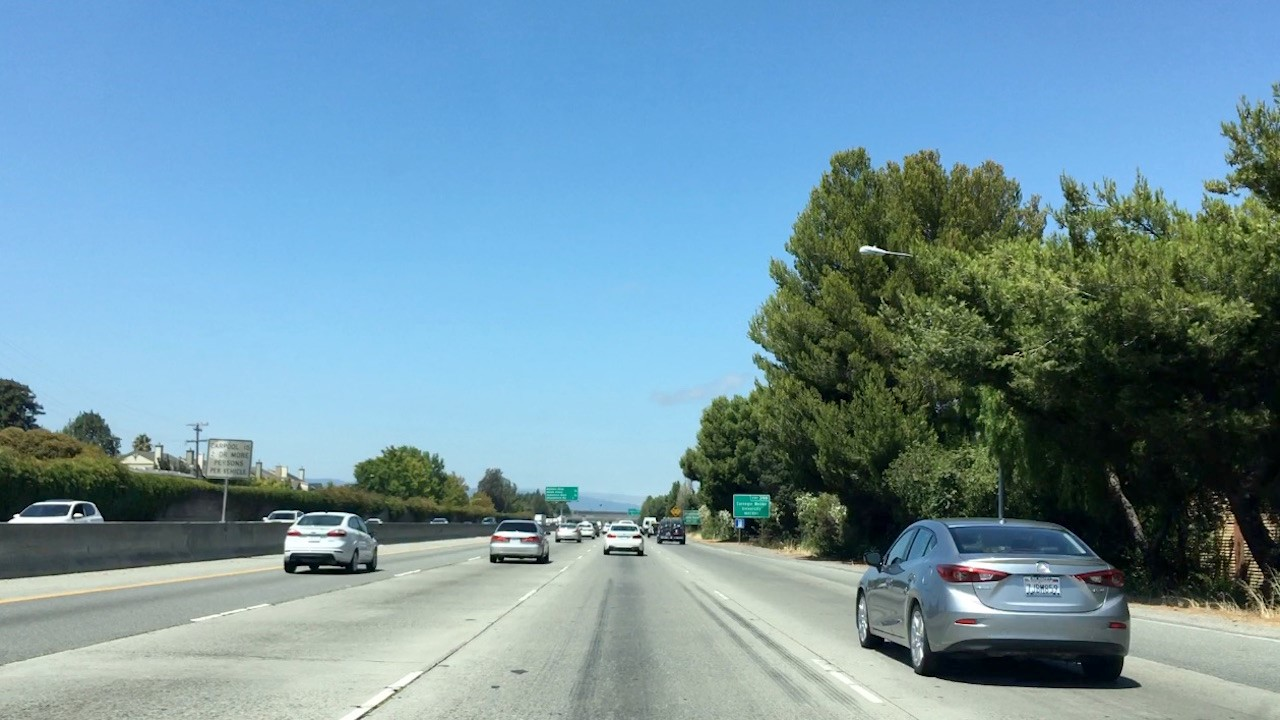
#> input picture img/code/bbox-example-image.jpg, 1280 x 720 px
$ jupyter execute --allow-errors 'Template Matching.ipynb'
#> lines starting #> are read from the running program, lines starting #| are printed output that depends on the picture
[cell 1]
import cv2
import numpy as np
import matplotlib.pyplot as plt
import matplotlib.image as mpimg

The goal in this exercise is to write a function that takes in an image and a list of templates, and returns a list of the best fit location (bounding box) for each of the templates within the image. OpenCV provides with the handy function cv2.matchTemplate() ([documentation](http://docs.opencv.org/2.4/modules/imgproc/doc/object_detection.html)) to search the image, and cv2.minMaxLoc() ([documentation](http://docs.opencv.org/2.4/modules/core/doc/operations_on_arrays.html?highlight=minmaxloc#cv2.minMaxLoc)) to extract the location of the best match.

I can choose between **"squared difference"** or **"correlation"** methods in using **cv2.matchTemplate()**, but keep in mind with squared differences I need to locate the global minimum difference to find a match, while for correlation, I am looking for a global maximum.

[cell 2]
image=mpimg.imread('../img/code/bbox-example-image.jpg')
#> image is the input picture: shape (720, 1280, 3); mean R, G, B 113.3, 148.4, 163.4
templist = ['cutout1.jpg', 'cutout2.jpg', 'cutout3.jpg',
            'cutout4.jpg', 'cutout5.jpg', 'cutout6.jpg']

[cell 3]
def draw_boxes_on(img,bboxes,color=(0,0,255),thick=6):
    imcopy=np.copy(img)
    for bbox in bboxes:
        cv2.rectangle(imcopy,bbox[0],bbox[1],color,thick)
    return imcopy

[cell 4]
def find_matches(image,templist):
    imcopy=np.copy(image)
    # Define an empty list to take bbox coords
    bbox_list=[]

    # Define matching method
    # Other options include: cv2.TM_CCORR_NORMED', 'cv2.TM_CCOEFF', 'cv2.TM_CCORR',
    #         'cv2.TM_SQDIFF', 'cv2.TM_SQDIFF_NORMED'
    method = cv2.TM_CCOEFF_NORMED

    for template in templist:
        temImage=mpimg.imread('../img/code/templates/'+template)
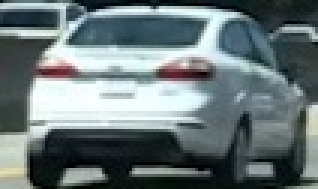
#> input picture img/code/templates/cutout1.jpg, 106 x 63 px (shown 3 times larger)
#> temImage is the input picture: shape (63, 106, 3); mean R, G, B 105.4, 118.5, 120.3
        result=cv2.matchTemplate(imcopy,temImage,method)
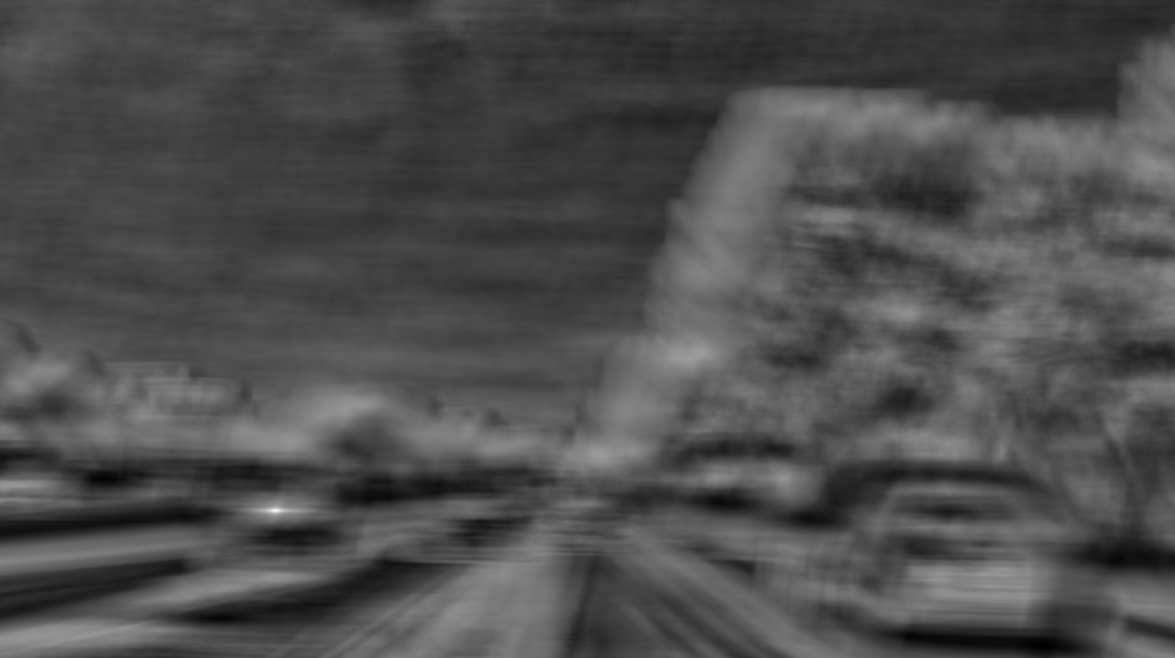
#> result: shape (658, 1175) float32; min -0.488, max 0.997, mean -0.0336; drawn with min black and max white
        min_val,max_val,min_loc,max_loc=cv2.minMaxLoc(result)
#> min_val = -0.488; max_val = 0.997; min_loc = (1043, 645); max_loc = (275, 510)
        #print(min_val,max_val,min_loc,max_loc)
        w,h=(temImage.shape[0],temImage.shape[1])
#> w = 63; h = 106
        #print(w,h)
        if method in [cv2.TM_SQDIFF, cv2.TM_SQDIFF_NORMED]:
            top_left=min_loc
        else:
            top_left=max_loc
#> top_left = (275, 510)
        bottom_right=(top_left[0]+w,top_left[1]+h)
#> bottom_right = (338, 616)
        bbox_list.append((top_left,bottom_right))
#> pass 2 of the loop in find_matches, `for template in templist:`:
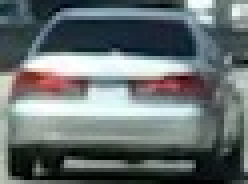
#> input picture img/code/templates/cutout2.jpg, 62 x 46 px (shown 4 times larger)
#> in find_matches, temImage is the input picture: shape (46, 62, 3); mean R, G, B 103.4, 112.1, 112.8
#> in find_matches, `result=cv2.matchTemplate(imcopy,temImage,method)`:
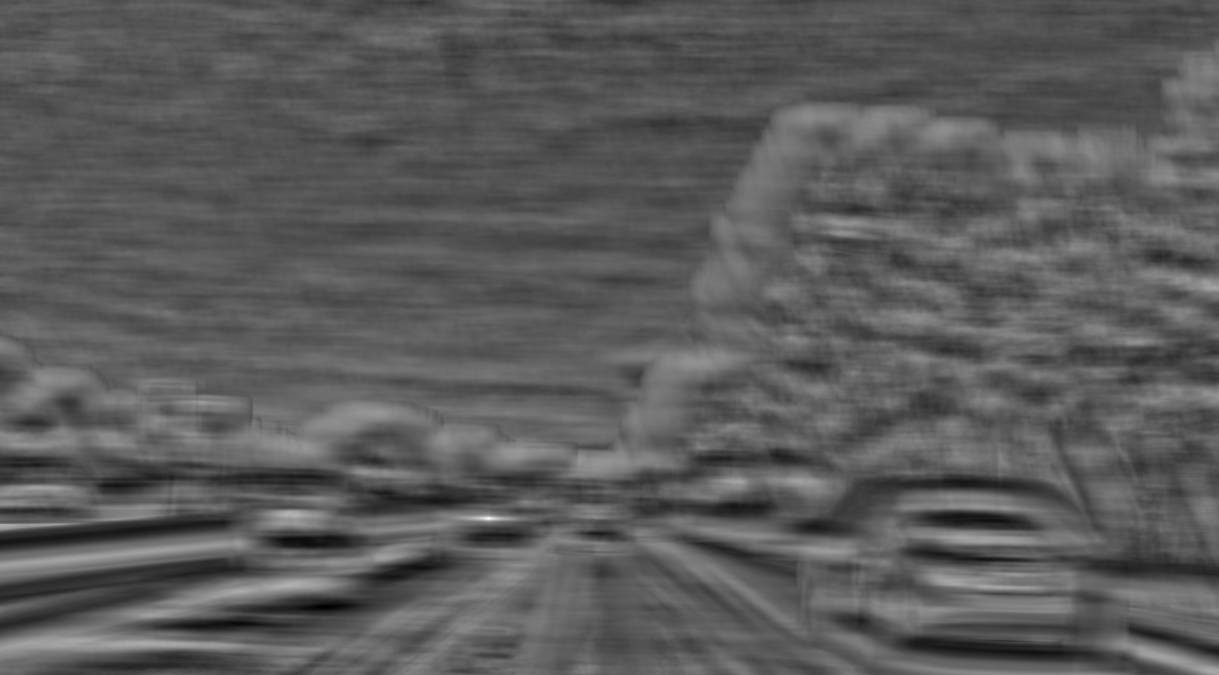
#> result: shape (675, 1219) float32; min -0.582, max 0.997, mean -0.0159; drawn with min black and max white
#> min_val = -0.582; min_loc = (326, 606); max_loc = (488, 518)
#> bottom_right = (534, 580)
#> pass 3 of the loop in find_matches, `for template in templist:`:
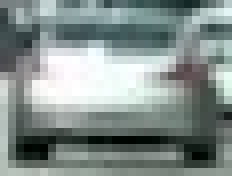
#> input picture img/code/templates/cutout3.jpg, 29 x 22 px (shown 8 times larger)
#> in find_matches, temImage is the input picture: shape (22, 29, 3); mean R, G, B 131.5, 142.9, 140.1
#> in find_matches, `result=cv2.matchTemplate(imcopy,temImage,method)`:
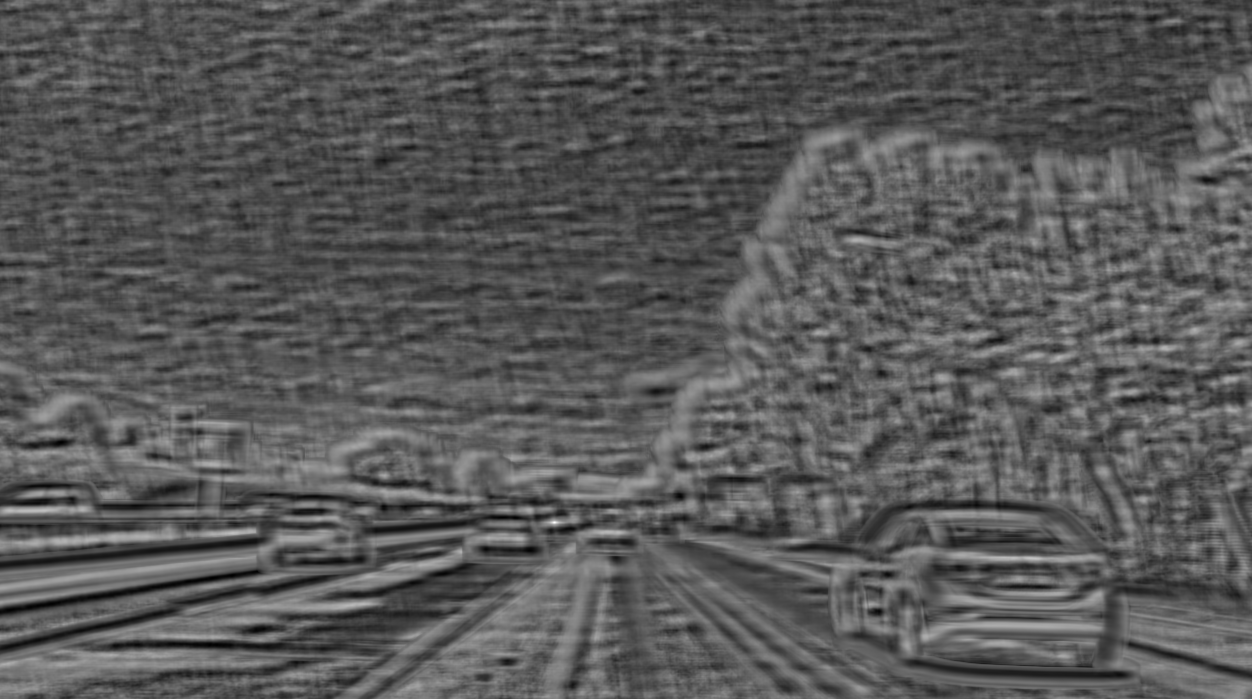
#> result: shape (699, 1252) float32; min -0.585, max 0.997, mean -0.0356; drawn with min black and max white
#> min_val = -0.585; min_loc = (212, 578); max_loc = (554, 522)
#> bottom_right = (576, 551)
#> the loop made 6 passes; the first 3 are shown
    return bbox_list
